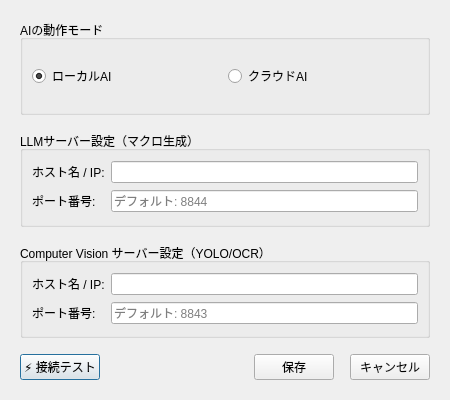
<?xml version="1.0" encoding="UTF-8"?>
<ui version="4.0">
 <class>SettingsDialog</class>
 <widget class="QDialog" name="SettingsDialog">
  <property name="geometry">
   <rect>
    <x>0</x>
    <y>0</y>
    <width>450</width>
    <height>400</height>
   </rect>
  </property>
  <property name="windowTitle">
   <string>システム接続設定</string>
  </property>
  <layout class="QVBoxLayout" name="verticalLayout">
   <property name="spacing">
    <number>16</number>
   </property>
   <property name="leftMargin">
    <number>20</number>
   </property>
   <property name="topMargin">
    <number>20</number>
   </property>
   <property name="rightMargin">
    <number>20</number>
   </property>
   <property name="bottomMargin">
    <number>20</number>
   </property>
   <item>
    <widget class="QGroupBox" name="groupAiMode">
     <property name="title">
      <string>AIの動作モード</string>
     </property>
     <layout class="QHBoxLayout" name="horizontalLayoutMode">
      <item>
       <widget class="QRadioButton" name="radLocal">
        <property name="text">
         <string>ローカルAI</string>
        </property>
        <property name="checked">
         <bool>true</bool>
        </property>
       </widget>
      </item>
      <item>
       <widget class="QRadioButton" name="radCloud">
        <property name="text">
         <string>クラウドAI</string>
        </property>
       </widget>
      </item>
     </layout>
    </widget>
   </item>
   <item>
    <widget class="QGroupBox" name="groupLlm">
     <property name="title">
      <string>LLMサーバー設定（マクロ生成）</string>
     </property>
     <layout class="QGridLayout" name="gridLayoutLlm">
      <item row="0" column="0">
       <widget class="QLabel" name="lblLlmHost">
        <property name="text">
         <string>ホスト名 / IP:</string>
        </property>
       </widget>
      </item>
      <item row="0" column="1">
       <widget class="QLineEdit" name="txtLlmHost"/>
      </item>
      <item row="1" column="0">
       <widget class="QLabel" name="lblLlmPort">
        <property name="text">
         <string>ポート番号:</string>
        </property>
       </widget>
      </item>
      <item row="1" column="1">
       <widget class="QLineEdit" name="txtLlmPort">
        <property name="placeholderText">
         <string>デフォルト: 8844</string>
        </property>
       </widget>
      </item>
     </layout>
    </widget>
   </item>
   <item>
    <widget class="QGroupBox" name="groupCv">
     <property name="title">
      <string>Computer Vision サーバー設定（YOLO/OCR）</string>
     </property>
     <layout class="QGridLayout" name="gridLayoutCv">
      <item row="0" column="0">
       <widget class="QLabel" name="lblCvHost">
        <property name="text">
         <string>ホスト名 / IP:</string>
        </property>
       </widget>
      </item>
      <item row="0" column="1">
       <widget class="QLineEdit" name="txtCvHost"/>
      </item>
      <item row="1" column="0">
       <widget class="QLabel" name="lblCvPort">
        <property name="text">
         <string>ポート番号:</string>
        </property>
       </widget>
      </item>
      <item row="1" column="1">
       <widget class="QLineEdit" name="txtCvPort">
        <property name="placeholderText">
         <string>デフォルト: 8843</string>
        </property>
       </widget>
      </item>
     </layout>
    </widget>
   </item>
   <item>
    <layout class="QHBoxLayout" name="horizontalLayoutButtons">
     <item>
      <widget class="QPushButton" name="btnTestConnection">
       <property name="text">
        <string>⚡ 接続テスト</string>
       </property>
      </widget>
     </item>
     <item>
      <spacer name="horizontalSpacer">
       <property name="orientation">
        <enum>Qt::Orientation::Horizontal</enum>
       </property>
       <property name="sizeHint" stdset="0">
        <size>
         <width>40</width>
         <height>20</height>
        </size>
       </property>
      </spacer>
     </item>
     <item>
      <widget class="QPushButton" name="btnSave">
       <property name="text">
        <string>保存</string>
       </property>
      </widget>
     </item>
     <item>
      <widget class="QPushButton" name="btnCancel">
       <property name="text">
        <string>キャンセル</string>
       </property>
      </widget>
     </item>
    </layout>
   </item>
  </layout>
 </widget>
 <resources/>
 <connections/>
</ui>
